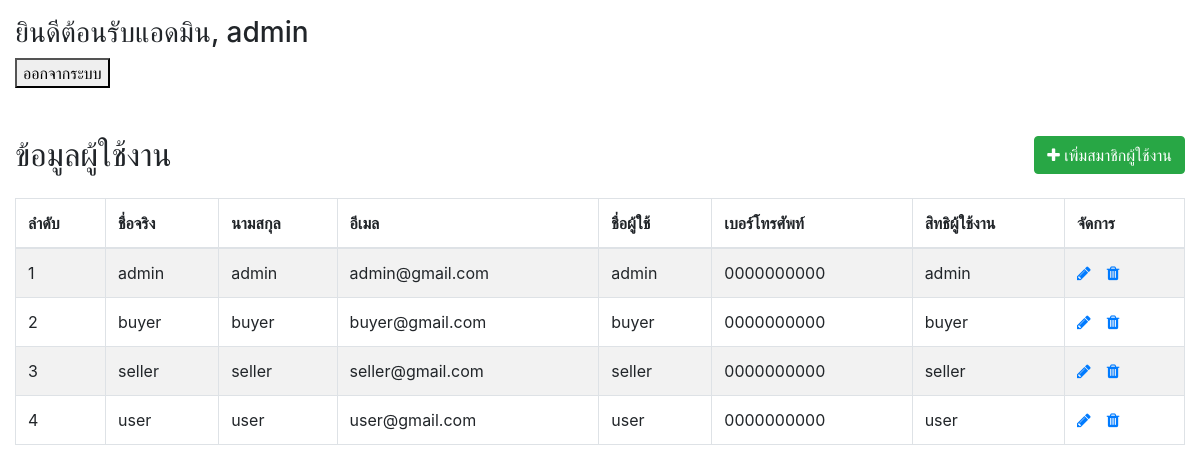
/admin.php (signed in), run on the app's committed database.
### tables this page shows
CREATE TABLE `users` (
  `id` int(11) NOT NULL,
  `firstname` varchar(255) NOT NULL,
  `lastname` varchar(255) NOT NULL,
  `email` varchar(255) NOT NULL,
  `username` varchar(255) NOT NULL,
  `tel` varchar(255) NOT NULL,
  `role` varchar(255) NOT NULL,
  `password` varchar(255) NOT NULL
);

### admin.php (the view, shortened to what this page needs)
<?php
require_once 'config.php';
?>
<!DOCTYPE html>
<html lang="en">
<head>
    <link rel="stylesheet" href="https://stackpath.bootstrapcdn.com/bootstrap/4.5.2/css/bootstrap.min.css">
    <link rel="stylesheet" href="https://maxcdn.bootstrapcdn.com/font-awesome/4.7.0/css/font-awesome.min.css">
</head>
<body>
    <div class="container-fluid pt-3">
        <h3>ยินดีต้อนรับแอดมิน, <?= $_SESSION['admin_name'] ?></h3>
        <a href="logout.php"><button>ออกจากระบบ</button></a>
        <div class="row">
            <div class="col-md-12">
                <div class="mt-5 mb-3 clearfix">
                    <h2 class="pull-left">ข้อมูลผู้ใช้งาน</h2>
                    <a href="create.php" class="btn btn-success pull-right"><i class="fa fa-plus"></i> เพิ่มสมาชิกผู้ใช้งาน</a>
                </div>
                <?php
                $sql = "SELECT * FROM users";
                if($query = $mysqli->query($sql)){
                    if($query->num_rows > 0){
                        echo '<table class="table table-bordered table-striped">';
                            echo "<thead>";
                                echo "<tr>";
                                    echo "<th>ลำดับ</th>";
                                    echo "<th>ชื่อจริง</th>";
                                    echo "<th>นามสกุล</th>";
                                    echo "<th>อีเมล</th>";
                                    echo "<th>ชื่อผู้ใช้</th>";
                                    echo "<th>เบอร์โทรศัพท์</th>";
                                    echo "<th>สิทธิผู้ใช้งาน</th>";
                                    echo "<th>จัดการ</th>";
                                echo "</tr>";
                            echo "</thead>";
                            echo "<tbody>";
                            while($row = $query->fetch_array()){
                                echo "<tr>";
                                    echo "<td>" . $row['id'] . "</td>";
                                    echo "<td>" . $row['firstname'] . "</td>";
                                    echo "<td>" . $row['lastname'] . "</td>";
                                    echo "<td>" . $row['email'] . "</td>";
                                    echo "<td>" . $row['username'] . "</td>";
                                    echo "<td>" . $row['tel'] . "</td>";
                                    echo "<td>" . $row['role'] . "</td>";
                                    echo "<td>";
                                        echo '<a href="update.php?id='. $row['id'] .'" class="mr-3" title="แก้ไขข้อมูล" data-toggle="tooltip"><span class="fa fa-pencil"></span></a>';
                                        echo '<a href="delete.php?id='. $row['id'] .'" title="ลบข้อมูล" data-toggle="tooltip"><span class="fa fa-trash"></span></a>';
                                    echo "</td>";
                                echo "</tr>";
                            }
                            echo "</tbody>";
                        echo "</table>";
                    } else{
                        echo '<div class="alert alert-danger"><em>ไม่พบสมาชิกผู้ใช้งาน</em></div>';
                    }
                } else{
                    echo "เกิดข้อผิดพลาด กรุณาลองใหม่อีกครั้ง";
                }
                ?>
            </div>
        </div>
    </div>
</body>
</html>

### admin.php (style rules this page uses)
table tr td:last-child { width: 120px; }

### data on the page
users: id "1", firstname "admin", lastname "admin", email "admin@gmail.com", username "admin", tel "0000000000", role "admin"
users: id "2", firstname "buyer", lastname "buyer", email "buyer@gmail.com", username "buyer", tel "0000000000", role "buyer"
users: id "3", firstname "seller", lastname "seller", email "seller@gmail.com", username "seller", tel "0000000000", role "seller"
users: id "4", firstname "user", lastname "user", email "user@gmail.com", username "user", tel "0000000000", role "user"

### other printed values
$_SESSION['admin_name'] "admin"
